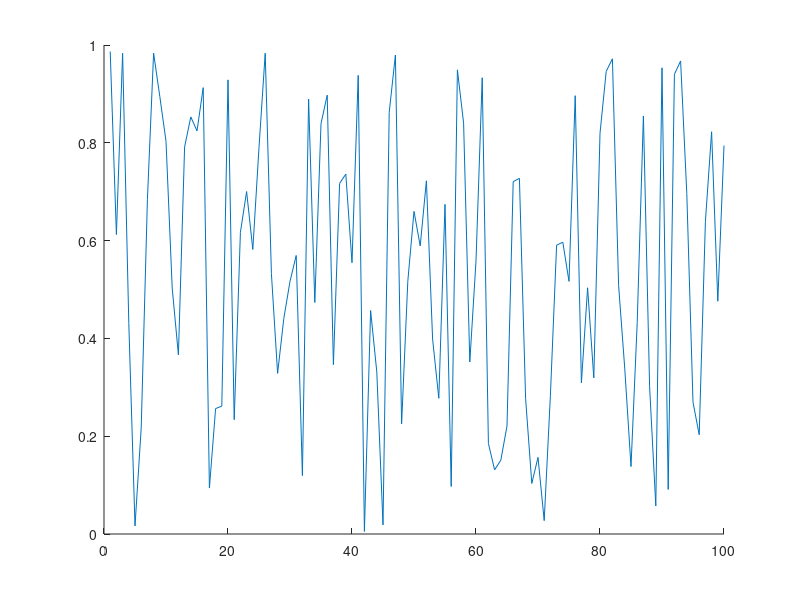

Recreate this plot in MATLAB. (Note: this script raises an error after producing the figure.)
clc
close all
clear

if isfolder('pics') == 0
    mkdir('pics')
end

x = 1:100;
y = rand(100,1);
idxmin = find(y == max(y));
idxmax = find(y == min(y));
txt = ['\leftarrow y = ',int2str(max(y))];
hold on
plot(x,y)
plot(x,y,'o','MarkerIndices',[idxmin idxmax],'MarkerFaceColor','red','MarkerSize',5)
t = text(idxmax,y(idxmax),txt);
t.Color = [153/255 153/255 255/255];
hold off
legend('random plot [0:1]');
print -dpng ./pics/test.png
close
%% testing plot function
clc

x = [0:0.01:2*pi];
y = sin(x);
yCmp = cos(x);
string = 'My test plot';
p_title = 'test_print';
t="";

% test = myplot(x,y,string,p_title);
test2 = superplot(x,y,'plotName',"My super plot",'figureName',"super_plot");
test3 = superplot(x,y,'cmpYLegend',"cos(x)",'figureName',"cosxVsSinx",'cmpY',yCmp,'yLegend',"sin(x)",'yName',"Amplitude",'xName',"Samples NOT normalized to 2\pi", ...
    'plotName',"Plotting cos(x) against sin(x)");
close(test2);
close(test3);
test4 = superplot(x,y);

testV = ones(1,1);
testV(2) = 5;

%% testing MER loop
% clear
clc
close all
clear

idx = 1;
for i = 0:200
    if ( rem((i-1)/4,1)==0 )
        validLen(idx) = i;
        idx = idx+1;
    end
end

% Constants are double-precision by default
vec = [97 97];

% for im
    
% for i = vec(1):0.01:vec(1)
%     fprintf("i is %d coefficients\n",i);
% end
    
% for i = 0:2:10
%     fprintf("i SHOULD be EVEN and is %d\n",i);
% end

%coefficients have to be even and divisible by span w/no remainder LOOK
%INTO THIS
%beta MUST be greater than 0
[MER_out, betaTX_out, betaRCV_out, coeff_out] = MER_opt('Nsps',4,'numCoeffs',vec,'betaTX',[0.1 0.0001 0.13],'betaRCV',[0.1 0.0001 0.13],'MER',50);
% [MER_out, betaTX_out, betaRCV_out, coeff_out] = MER_opt('Nsps',4,'numCoeffs',[25 77],'betaTX',[.01 0.01 .16],'betaRCV',[0.12 0.01 0.34],'MER',40);

% last = find(~MER_out,1);
fileID = fopen('GSM_parameters.txt','w');
cBeta = char(hex2dec('03b2'));
fprintf(fileID,'%10s %10s %10s %10s\r\n','MER', 'betaTX', 'betaRCV', 'length');
% A = [MER_out(1:last-1); betaTX_out(1:last-1); betaRCV_out(1:last-1); coeff_out(1:last-1)];
A = [MER_out; betaTX_out; betaRCV_out; coeff_out];
fprintf(fileID,'%10.6f %10.6f %10.6f %8.0f\r\n',A);
fclose(fileID);

% c_idx = find(coeff_out==121);
% max_121 = max(MER_out(c_idx(1):c_idx(end)));
% desired_121 = find(MER_out>=54.0679);

DONE = ones(10,1);
finish = sum(DONE(1:5));

%% MER calc
% clc
% clear all
% close all
% den = [-0.001473028462308   0.005666223150735  -0.019416661964618  -0.041188246018261   0.083990599017613  -0.169565530125065   0.900837427479342 ...
%     0.311842632473442  -0.140969388867244   0.099871376920441  -0.088049305611010   0.023834632003521  -0.009447343197004   0.002953619390284]
% 
% pk = 0.99924965776672958;
% 
% 10*log10(pk^2/sum(den.^2));

%% Measuring OOB requirements
clear 
close all
clc

format long
% window designer from 0 to pi
% load('KaisWin.mat');
load('windowKais101.mat');

fileID = fopen('GSM_parameters_89-121_B1-0.001-2.txt');
formatSpec = '%s';
N = 4;
C_text = textscan(fileID,formatSpec,N);
C_data0 = textscan(fileID,'%f %f %f %f');
fclose(fileID);

vTX_B=C_data0{1,2}.'; vRCV_B=C_data0{1,3}.'; vLen=C_data0{1,4}.';
idx_89=find(vLen==89); idx_93=find(vLen==93); idx_97=find(vLen==97); idx_101=find(vLen==101); idx_109=find(vLen==109);

% #TX&RCV length; RCV rolloff here
% beta = 0.146600;  %trial 1
% N = 65;
% beta = 0.116400;    %trial 2
% N = 73;
% beta = 0.144400;   %trial 3
% N = 121;
beta = 0.188000;     %trial 18 i stop counting bruh
N = 101;

Nsps = 4;
span = (N-1)/4;
% digital angular frequency, w (rads/sample)
% w = [0:0.001:1000]/1000*pi; %0-0.5
w = [0:0.001:2000]/1000*pi; %one whole cycle

GSM = rcosdesign(beta,span,Nsps);
As = 60;
b = 0.1102*(As-8.7);

b_pps = 0.183000;

%%

for bk = 0:0.1:2
% for bk = 1:0.1:1       %trial 6
% for bk = 0:0.1:2       %trial 6
% for bk = 2.057:0.001:2.057
% for bk = 2.202:0.001:2.202
% *** b_nom is for TX filter ***
%     for b_nom = 0.10:0.01:0.14    %trial 3
%     for b_nom = 0.12:0.01:0.12    %trial 1-2
%     for b_nom = 0.3:0.01:0.3    %trial 4
%     for b_nom = 0.29:0.01:0.29    %trial 5
%     for b_nom = 0.3:0.01:0.3    %trial 6
    for b_nom = b_pps:0.01:b_pps   %trial 7
        wn = kaiser(length(GSM), bk);
%         wn = WinKaiser;
%         h_TX = GSM.*wn.';
        h_TX = rcosdesign(b_nom,span,Nsps).*wn.';
        h_GSM = GSM;

        % SRRC is a square root nyquist filter; firpm also
        % creates a sqrt nyquist filter
        M=N-1; Nsps=4; span=M/Nsps;
        fc=1/2/Nsps; fp=(1-b_nom)*fc; fs=(1+b_nom)*fc;
        fb = [0 fp fc fc fs .5]*2;
        a = [1 1 1/sqrt(2) 1/sqrt(2) 0 0];
        % wght vector needs to 2.4535 for passband
        wght = [2.4535 1 1];
        h_pps = firpm(M,fb,a,wght);

        % window
        h_pps = h_pps.*wn.';
    %     h_pps = h_pps;

        % estimate order of SR Nyquist filter
    %     ford=fb(2:end-1);
    %     aord=[1 1/sqrt(2) 0];
    %     sb=10^(-58/20);
    %     dev=[sb 0.02 sb];
    %     M_est=firpmord(ford,aord,dev);

        H_srrc = freqz(h_TX,1,w);
        H_pps = freqz(h_pps,1,w);

        % mag_H = 20*log10(abs(H));
        sam_r8 = 6.25;
        mag_H = 20*log10(abs(H_pps));
        bb_bnd=(1+.12)/2/Nsps; OB1_bnd=bb_bnd+(.22/sam_r8); OB2_bnd=OB1_bnd+(1.53/sam_r8); OB3_bnd=OB2_bnd+(1.75/sam_r8);
        baseband_ind = find( w/2/pi <= bb_bnd);
        OB1_ind = find(w/2/pi>bb_bnd & w/2/pi<=OB1_bnd);
        OB2_ind = find(w/2/pi > OB1_bnd & w/2/pi <= OB2_bnd);
        OB3_ind = find(w/2/pi > OB2_bnd & w/2/pi <= OB3_bnd);

        conv2mW = @(x) 10.^(x/20);
        conv2dBm =  @(x) 20.*log10(x);

        % For power, do i need to account for limits of SA
        spec_mW = sum(conv2mW(mag_H));
        bb_mW = sum(conv2mW(mag_H(baseband_ind(1):baseband_ind(end))));
        OB1_mW = sum(conv2mW(mag_H(OB1_ind(1):OB1_ind(end))));
        OB2_mW = sum(conv2mW(mag_H(OB2_ind(1):OB2_ind(end))));
        OB3_mW = sum(conv2mW(mag_H(OB3_ind(1):OB3_ind(end))));

        spec_dBm = conv2dBm(spec_mW);
        bb_dBm = conv2dBm(bb_mW);
        OB1_dBm = conv2dBm(OB1_mW);
        OB2_dBm = conv2dBm(OB2_mW);
        OB3_dBm = conv2dBm(OB3_mW);

        OB1_58 = bb_dBm-OB1_dBm;
        OB2_60 = bb_dBm-OB2_dBm;
        OB3_63 = bb_dBm-OB3_dBm;

        % can cascade firpm sqrt w/srrc, center coeff
        % isn't one BUT even symmetric
        cascade = conv(h_pps,GSM);
        cascade_SRRC = conv(GSM,GSM);

        num = cascade(N);
        den = zeros(floor(length(cascade)/Nsps),1);
        idx = 1;
        cnt = 0;
        for i = 1:length(cascade)
            if cnt == 0 && i ~= N
                den(idx) = cascade(i);
                cnt = cnt + 1;
                idx = idx + 1;
            elseif cnt >= Nsps-1
                cnt = 0;
            else
                cnt = cnt + 1;
            end
        end
        MER_theo = 10*log10( num^2/sum(den.^2) );
        fprintf("OB1: %2.6f | OB2: %2.6f | OB3: %2.6f | MER: %2.6f | Bk: %2.4f | Beta nominal: %2.4f | \n",OB1_58,OB2_60,OB3_63,MER_theo,bk, b_nom);
        fprintf("baseband bnd frequency: %2.4f | OB1 bnd frequency: %2.4f | OB2 bnd frequency: %2.4f | OB3 bnd frequency: %2.4f |\n\n", bb_bnd, OB1_bnd, OB2_bnd, OB3_bnd);
        if OB1_58 > 58 && OB2_60 > 60 && OB3_63 > 63 && MER_theo >= 40
            fprintf("\n*************MET SPEC*************************\n");
            fprintf("OB1: %2.6f | OB2: %2.6f | OB3: %2.6f | MER: %2.6f | Bk: %2.4f\n",OB1_58,OB2_60,OB3_63,MER_theo,bk);
            fprintf("Beta nominal: %2.4f | baseband bnd frequency: %2.4f | OB1 bnd frequency: %2.4f | OB2 bnd frequency: %2.4f \n\n",b_nom, bb_bnd, OB1_bnd, OB2_bnd);
        end
    end
end

TX_MR = superplot(w/2/pi,20*log10(abs(H_pps)),'plotName',"Magnitude Response of PPS",'figureName',"PracticalPSResp",'yName',"Magnitude (dB)",...
    'xName',"Frequency (cycles/sample)",'yLegend',"SQRT FIRPM",'cmpY',20*log10(abs(H_srrc)),'cmpYLegend',"SRRC",...
    'plotAxis',[0 w(end)/2/pi -150 10]);
hold on
% OOB requirement 1
plot([bb_bnd bb_bnd],[-200 -58],'--k');
plot([bb_bnd OB1_bnd],[-58 -58],'--k');
plot([OB1_bnd OB1_bnd],[-200 -58],'--k');
% OOB requirement 2
plot([OB1_bnd OB1_bnd],[-200 -60],':R');
plot([OB1_bnd OB2_bnd],[-60 -60],':R');
plot([OB2_bnd OB2_bnd],[-200 -60],':R');
% OOB requirement 3
plot([OB2_bnd OB2_bnd],[-200 -63],'g');
plot([OB2_bnd OB3_bnd],[-63 -63],'g');
plot([OB3_bnd OB3_bnd],[-200 -63],'g');
legend('Sqrt firpm','SRRC','OB1','OB1','OB1','OB2','OB2','OB2','OB3','OB3','OB3');
hold off
location = strcat('./pics/','PracticalPSResp','.png');
print(TX_MR, '-dpng', location);
% close(TX_MR);

% scale desired coefficients
maxi = sum(abs(h_pps));
scaling = (1-2^-17)/maxi;

h_pps_1s17= round(h_pps*scaling*2^17);
if sum(abs(h_pps_1s17/2^17) > 1-2^-17)
    fprintf("Error need to scaled down h_pps more\n");
    return
end

h_pps_coeffs = unique(h_pps_1s17,'stable');


%% Test cascade
clear 
% close all
clc

coeff = 65;
Nsps = 4;
beta = 0.146600;

span = (coeff-1)/Nsps;
rcv = rcosdesign(beta, span, Nsps);

% SR Nyquist filter
bb = 2.0; spans = 25;
M = coeff-1;
fc = 1/(2*Nsps);fp=(1-.12)*fc; fs=(1+.12)*fc;
fb = [0 fp fc fc fs .5]*2;
a = [1 1 1/sqrt(2) 1/sqrt(2) 0 0];
wght = [2.4535 1 1];
h_pps=firpm(M,fb,a,wght);
w = [0:0.001:1000]/1000*pi;
wnNorm=kaiser(coeff,2.0);
wnGr=kaiser(coeff,3);
wnLT=kaiser(coeff,1);

H_pps = freqz(h_pps,1,w);
H_ppsGrBk=freqz( conv(h_pps,wnGr),1,w );
H_ppsNormBk=freqz( conv(h_pps,wnNorm),1,w );
H_ppsLTBk=freqz( conv(h_pps,wnLT),1,w );

figName="PPS_with_65coeffs";
pps_plot = superplot(w/2/pi,20*log10(abs(H_pps)),'cmpY',20*log10(H_ppsNormBk),'figureName',figName,...
    'plotAxis',[0 0.5 -100 40]);
hold on
plot(w/2/pi,20*log10(abs(H_ppsGrBk)),"-.g");
plot(w/2/pi,20*log10(abs(H_ppsLTBk)),"--m");
legend('beta=0','beta=2.0','beta=3','beta=1');
hold off
location = strcat('./pics/',figName,'.png');
print(pps_plot, '-dpng', location);

% Too much theory to figure out MER for LPF

%% Test PPS_opt
% clc
% clear 
% close all
% 
% % Constants are double-precision by default
% vec = [65 129];
% 
% [MER_out, betaTX_out, betaRCV_out, coeff_out, betaKais_out] = PPS_opt('Nsps',4,...
%     'numCoeffs',vec,'betaTX',[0 0.001 0.2],'betaRCV',[0.12 0.01 0.12],'MER',40,'betaKais',[0 0.01 10]);

%% File IO
clear all
close all
clc

fileID = fopen('GSM_parameters_SRRC.txt');
formatSpec = '%s';
N = 4;
C_text = textscan(fileID,formatSpec,N);
C_data0 = textscan(fileID,'%f %f %f %f');
fclose(fileID);

%% Designing polyphase filter
clear;close all;clc; load('validLen.mat');

beta=0.12; N=21; Nsps=4; span=(N-1)/4;

% rcv = rcosdesign(beta,span, Nsps);
load('rcv.mat');
worse_case_output = sum(abs(rcv));
scaling = (1-2^-17)/worse_case_output;
rcv_1s17=round( rcv*scaling*2^17 );tx=rcv;

sym_mults=round(length(rcv)/2);
poly_mults=sym_mults/Nsps;

%% Testing roll off cascaded
clc; clear; close all;

N=41; Nsps=4; span=(N-1)/4;

rcv = rcosdesign(0.1,span, Nsps); tx = rcosdesign(0.08,span, Nsps);
cascade=conv(rcv,tx);

figure(1);
hold on
title('Different beta');
stem(1:N,rcv);
stem(1:N,tx)
stem(1:2*N-1,cascade);
legend('RCV','TX','Cascade'); grid;
hold off

figure(2);
hold on
title('Same beta');
stem(1:N,rcv);
stem(1:2*N-1,conv(rcv,rcv));
legend('RCV','Cascade'); grid;
hold off

% SRRC is a square root nyquist filter; firpm also
% creates a sqrt nyquist filter
M=N-1; Nsps=4; span=M/Nsps; b_nom=0.1;
fc=1/2/Nsps; fp=(1-b_nom)*fc; fs=(1+b_nom)*fc;
fb = [0 fp fc fc fs .5]*2;
a = [1 1 1/sqrt(2) 1/sqrt(2) 0 0];
% wght vector needs to 2.4535 for passband
wght = [2.4535 1 1];
tx_pm = firpm(M,fb,a,wght);
cascade_pm = conv(tx_pm,rcv);
cascade_rcv = conv(rcv,rcv);

figure(3);
subplot(2,1,1);
hold on
stem(1:N,tx_pm);
stem(1:2*N-1,cascade_pm);
title('firpm');
hold off
subplot(2,1,2);
hold on
stem(1:N,rcv);
stem(1:2*N-1,cascade_rcv);
title('traditional RC');
hold off
% legend('RCV','TX','Cascade'); grid;

figure(4)
stem(1:31,rcosdesign(0.25,(31-1)/4,4));
